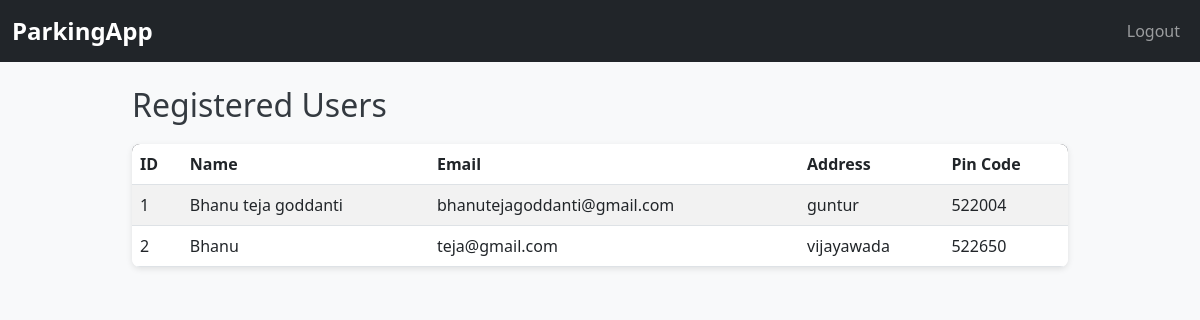
The app's page /admin/view_users (signed in) with its own data.
### models/models.py (models this page shows)
class User(UserMixin, db.Model):
    id = db.Column(db.Integer, primary_key=True)
    email = db.Column(db.String(150), unique=True, nullable=False)
    password = db.Column(db.String(150), nullable=False)
    name = db.Column(db.String(150))
    address = db.Column(db.String(200))
    pin_code = db.Column(db.String(20))
    role = db.Column(db.String(20), default='user')  # 'user' or 'admin'
    reservations = db.relationship('Reservation', backref='user', lazy=True)

### controllers/admin_routes.py (the view)
@admin_bp.route('/view_users')
@login_required
def view_users():
    if current_user.role != 'admin':
        return redirect(url_for('auth.login'))
    users = User.query.filter_by(role='user').all()
    return render_template('admin_view_users.html', users=users)

### app.py (called while the page is built)
@login_manager.user_loader
def load_user(user_id):
    return User.query.get(int(user_id))

### templates/admin_view_users.html (shortened to what this page needs)
{% extends "base.html" %}
{% block content %}
<h2>Registered Users</h2>
<table class="table table-striped">
    <thead>
        <tr>
            <th>ID</th>
            <th>Name</th>
            <th>Email</th>
            <th>Address</th>
            <th>Pin Code</th>
        </tr>
    </thead>
    <tbody>
        {% for user in users %}
        <tr>
            <td>{{ users.index(user)+1 }}</td>
            <td>{{ user.name }}</td>
            <td>{{ user.email }}</td>
            <td>{{ user.address }}</td>
            <td>{{ user.pin_code }}</td>
        </tr>
        {% endfor %}
    </tbody>
</table>
{% endblock %}

### static/style.css (style rules this page uses)
body { background-color: #f8f9fa; font-family: 'Segoe UI', Tahoma, Geneva, Verdana, sans-serif; }
h2 { margin-bottom: 20px; color: #343a40; }
table { background: #ffffff; border-radius: 8px; overflow: hidden; box-shadow: 0 2px 6px rgb(0 0 0 / 0.1); }
table thead { background-color: #343a40; color: #fff; }
table th, table td { vertical-align: middle !important; }

### records on screen
User: users "1", name "Bhanu teja goddanti", email "bhanutejagoddanti@gmail.com", address "guntur", pin_code "522004", users.index(user)+1 "2"
User: name "Bhanu", email "teja@gmail.com", address "vijayawada", pin_code "522650"
